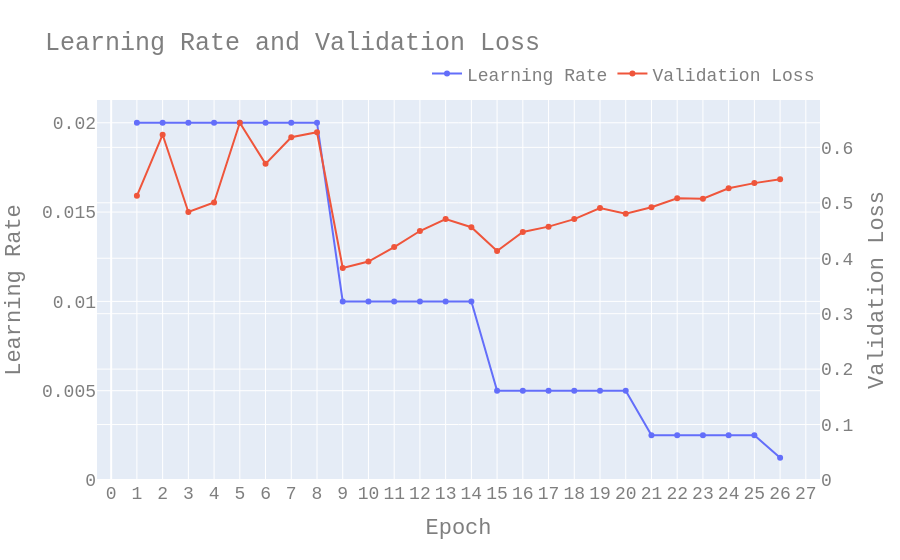

The cell this chart's notebook holds for it:
### Markdown cell above
<h2 dir=rtl align=right style="line-height:200%;font-family:vazir;color:#0099cc">
<font face="vazir" color="#0099cc">
زمانبندی عملکردی (Performance)
</font>
</h2>

### Code cell
epochs = list(range(1, 30))
validation_loss = [0.5125, 0.6228, 0.4834, 0.5006, 0.6444, 0.5703, 0.6182, 0.6273, 0.3824, 0.3941, 0.4201, 0.4491, 0.4708, 0.456, 0.4131, 0.4473, 0.457, 0.4706, 0.4905, 0.4804, 0.492, 0.5083, 0.5073, 0.5262, 0.5355, 0.5425]

# multiply the learning rate by 0.5 whenever the best validation loss does not improve for five consecutive epochs
learning_rate = [0.02]
best_loss = 1
factor = 0.5
patience = 5
counter = 0
for i in range(len(validation_loss)):
    if validation_loss[i] < best_loss:
        best_loss = validation_loss[i]
        counter = 0
    else:
        counter += 1
    if counter == patience:
        counter = 0
        best_loss = validation_loss[i]
        learning_rate.append(learning_rate[-1] * factor)
    else:
        learning_rate.append(learning_rate[-1])
    

fig = go.Figure()
fig.add_trace(go.Scatter(x=epochs, y=learning_rate[:-1], mode='lines+markers', name='Learning Rate', yaxis='y'))
fig.add_trace(go.Scatter(x=epochs, y=validation_loss, mode='lines+markers', name='Validation Loss', yaxis='y2'))

fig.update_layout(
    title='Learning Rate and Validation Loss',
    xaxis=dict(title='Epoch'),
    yaxis=dict(title='Learning Rate', side='left', rangemode='tozero'),
    yaxis2=dict(title='Validation Loss', side='right', overlaying='y', rangemode='tozero'),
    font=dict(
        family="Courier New, monospace",
        size=18,
        color="#7f7f7f"
    )
)
fig.update_xaxes(dtick=1)
fig.update_layout(legend=dict(
    orientation="h",
    yanchor="bottom",
    y=1.02,
    xanchor="right",
    x=1
))
fig.show()

### Figure 1 — Plotly figure (JSON) as saved in the notebook; plotly's stock layout.template omitted (floating-point values rounded to 4 significant figures)
{"data": [{"mode": "lines+markers", "name": "Learning Rate", "type": "scatter", "x": [1, 2, 3, 4, 5, 6, 7, 8, 9, 10, 11, 12, 13, 14, 15, 16, 17, 18, 19, 20, 21, 22, 23, 24, 25, 26, 27, 28, 29], "y": [0.02, 0.02, 0.02, 0.02, 0.02, 0.02, 0.02, 0.02, 0.01, 0.01, 0.01, 0.01, 0.01, 0.01, 0.005, 0.005, 0.005, 0.005, 0.005, 0.005, 0.0025, 0.0025, 0.0025, 0.0025, 0.0025, 0.00125], "yaxis": "y"}, {"mode": "lines+markers", "name": "Validation Loss", "type": "scatter", "x": [1, 2, 3, 4, 5, 6, 7, 8, 9, 10, 11, 12, 13, 14, 15, 16, 17, 18, 19, 20, 21, 22, 23, 24, 25, 26, 27, 28, 29], "y": [0.5125, 0.6228, 0.4834, 0.5006, 0.6444, 0.5703, 0.6182, 0.6273, 0.3824, 0.3941, 0.4201, 0.4491, 0.4708, 0.456, 0.4131, 0.4473, 0.457, 0.4706, 0.4905, 0.4804, 0.492, 0.5083, 0.5073, 0.5262, 0.5355, 0.5425], "yaxis": "y2"}], "layout": {"font": {"color": "#7f7f7f", "family": "Courier New, monospace", "size": 18}, "legend": {"orientation": "h", "x": 1, "xanchor": "right", "y": 1.02, "yanchor": "bottom"}, "title": {"text": "Learning Rate and Validation Loss"}, "xaxis": {"dtick": 1, "title": {"text": "Epoch"}}, "yaxis": {"rangemode": "tozero", "side": "left", "title": {"text": "Learning Rate"}}, "yaxis2": {"overlaying": "y", "rangemode": "tozero", "side": "right", "title": {"text": "Validation Loss"}}}}
